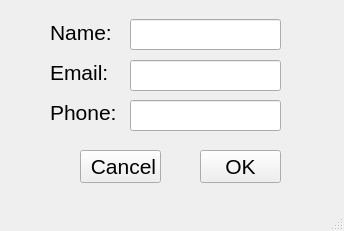
<?xml version="1.0" encoding="UTF-8"?>
<ui version="4.0">
 <class>Add_MainWindow</class>
 <widget class="QMainWindow" name="Add_MainWindow">
  <property name="geometry">
   <rect>
    <x>0</x>
    <y>0</y>
    <width>344</width>
    <height>231</height>
   </rect>
  </property>
  <property name="font">
   <font>
    <pointsize>10</pointsize>
   </font>
  </property>
  <property name="windowTitle">
   <string>Add Contact</string>
  </property>
  <widget class="QWidget" name="centralwidget">
   <widget class="QPushButton" name="cancel_pushButton">
    <property name="geometry">
     <rect>
      <x>80</x>
      <y>150</y>
      <width>81</width>
      <height>33</height>
     </rect>
    </property>
    <property name="font">
     <font>
      <pointsize>16</pointsize>
     </font>
    </property>
    <property name="layoutDirection">
     <enum>Qt::LeftToRight</enum>
    </property>
    <property name="text">
     <string> Cancel</string>
    </property>
   </widget>
   <widget class="QPushButton" name="OK_pushButton">
    <property name="geometry">
     <rect>
      <x>200</x>
      <y>150</y>
      <width>81</width>
      <height>33</height>
     </rect>
    </property>
    <property name="font">
     <font>
      <pointsize>16</pointsize>
     </font>
    </property>
    <property name="text">
     <string>OK</string>
    </property>
    <property name="checkable">
     <bool>false</bool>
    </property>
   </widget>
   <widget class="QLabel" name="label">
    <property name="geometry">
     <rect>
      <x>50</x>
      <y>20</y>
      <width>61</width>
      <height>25</height>
     </rect>
    </property>
    <property name="font">
     <font>
      <pointsize>16</pointsize>
     </font>
    </property>
    <property name="text">
     <string>Name:</string>
    </property>
   </widget>
   <widget class="QLabel" name="label_2">
    <property name="geometry">
     <rect>
      <x>50</x>
      <y>60</y>
      <width>58</width>
      <height>25</height>
     </rect>
    </property>
    <property name="font">
     <font>
      <pointsize>16</pointsize>
     </font>
    </property>
    <property name="text">
     <string>Email:</string>
    </property>
   </widget>
   <widget class="QLabel" name="label_3">
    <property name="geometry">
     <rect>
      <x>50</x>
      <y>100</y>
      <width>65</width>
      <height>25</height>
     </rect>
    </property>
    <property name="font">
     <font>
      <pointsize>16</pointsize>
     </font>
    </property>
    <property name="text">
     <string>Phone:</string>
    </property>
   </widget>
   <widget class="QLineEdit" name="name_lineEdit">
    <property name="geometry">
     <rect>
      <x>130</x>
      <y>19</y>
      <width>151</width>
      <height>31</height>
     </rect>
    </property>
   </widget>
   <widget class="QLineEdit" name="email_lineEdit">
    <property name="geometry">
     <rect>
      <x>130</x>
      <y>60</y>
      <width>151</width>
      <height>31</height>
     </rect>
    </property>
   </widget>
   <widget class="QLineEdit" name="phone_lineEdit">
    <property name="geometry">
     <rect>
      <x>130</x>
      <y>100</y>
      <width>151</width>
      <height>31</height>
     </rect>
    </property>
    <property name="text">
     <string/>
    </property>
   </widget>
  </widget>
  <widget class="QMenuBar" name="menubar">
   <property name="geometry">
    <rect>
     <x>0</x>
     <y>0</y>
     <width>344</width>
     <height>21</height>
    </rect>
   </property>
  </widget>
  <widget class="QStatusBar" name="statusbar"/>
 </widget>
 <resources/>
 <connections/>
</ui>
